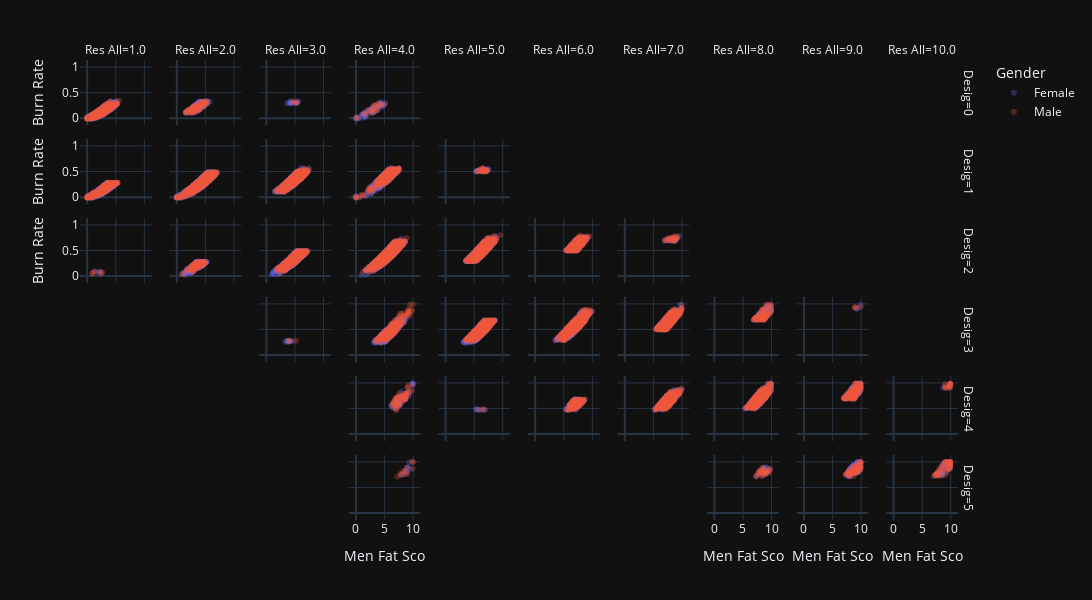

The code cell stored with this chart in its notebook:
### Code cell
df['new_range_designation'] = df['Designation'].apply(lambda x : new_range(x))

px.scatter(
      # data_frame=df.loc[df['Designation'].isin([3]),:],
      data_frame=df[(df['Mental Fatigue Score'] != 5.9 )],
      x='Mental Fatigue Score', 
      y='Burn Rate',
      color='Gender',
      facet_col='Resource Allocation',
      facet_col_wrap= 10,
      facet_row='Designation',
      # facet_row='new_range_designation',
      template='plotly_dark',
      category_orders={
        'Resource Allocation': [1.0,2.0,3.0,4.0,5.0,6.0,7.0,8.0,9.0,10.0],
        # 'new_range_designation':[0,1,2]
        'Designation':[0,1,2,3,4,5]
      },      
      labels={
        'Resource Allocation':'Res All',
        'Mental Fatigue Score':'Men Fat Sco',
        # 'new_range_designation':'Des N Ra',
        'Designation': 'Desig',
        # 'Burn Rate': 'Burn Rate'
      },
      height=600,
      width=1300,
      opacity=0.3
  )
